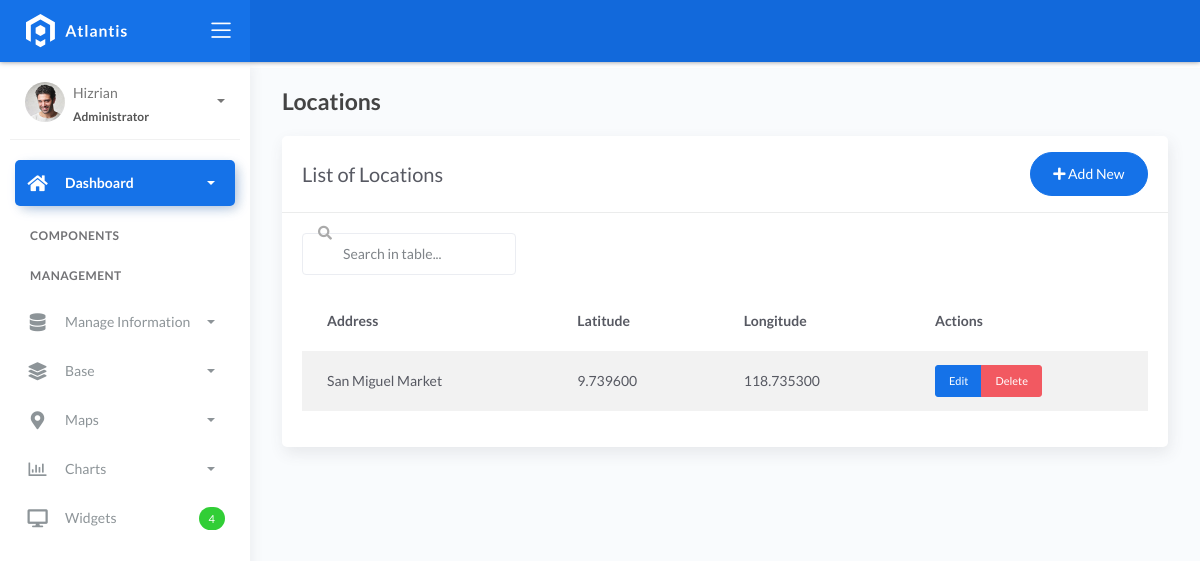
The page /locations/ on the database as committed earlier.
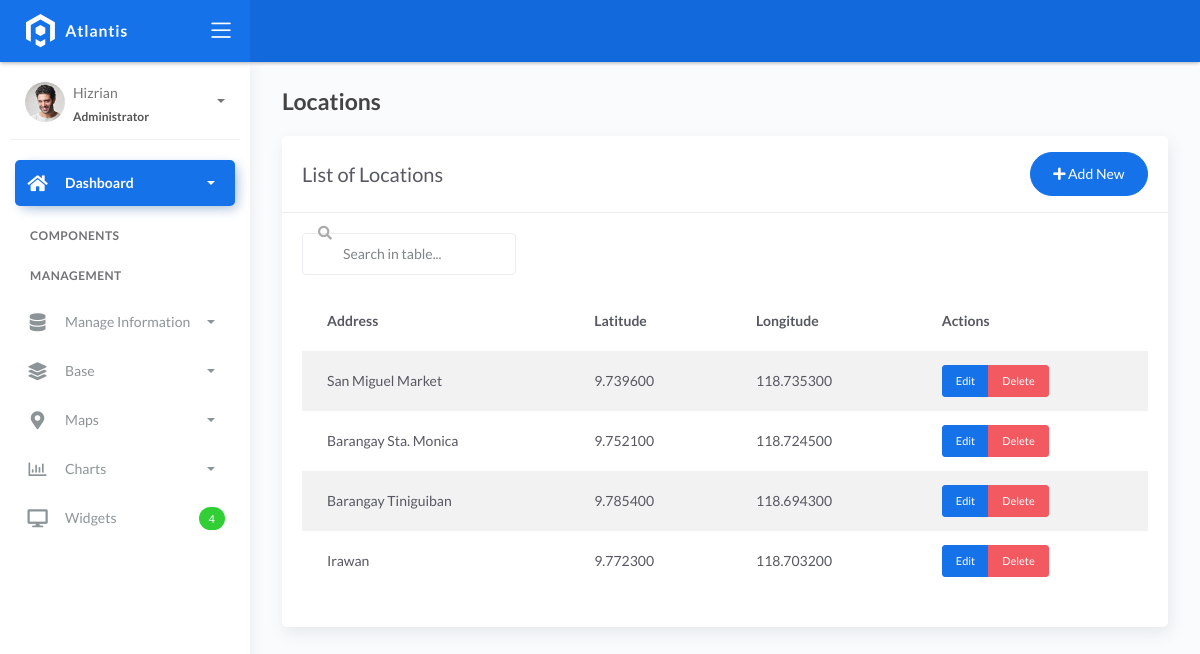
The same page on the database as committed later.
### mainsite/models.py (models this page shows, shortened)
class Location(models.Model):
    address = models.CharField(max_length=200)
    latitude = models.DecimalField(max_digits=9, decimal_places=6)
    longitude = models.DecimalField(max_digits=9, decimal_places=6)

### mainsite/views.py (the view)
# urls.py: path('locations/', views.location_list, name='location-list'),
def location_list(request):
    locations = Location.objects.all()
    return render(request, 'management/location_list.html', {'locations': locations})

### templates/management/location_list.html
{% extends 'management/base_list.html' %}
{% block page_title %}Locations{% endblock %}
{% block list_title %}List of Locations{% endblock %}
{% block add_url %}{% url 'location-add' %}{% endblock %}
{% block table_content %}
<thead>
    <tr>
        <th>Address</th>
        <th>Latitude</th>
        <th>Longitude</th>
        <th>Actions</th>
    </tr>
</thead>
<tbody>
    {% for location in locations %}
    <tr>
        <td>{{ location.address }}</td>
        <td>{{ location.latitude }}</td>
        <td>{{ location.longitude }}</td>
        <td>
            <div class="btn-group" role="group">
                <a href="{% url 'location-edit' location.pk %}" class="btn btn-primary btn-sm">Edit</a>
                <a href="{% url 'location-delete' location.pk %}" class="btn btn-danger btn-sm delete-btn">Delete</a>
            </div>
        </td>
    </tr>
    {% endfor %}
</tbody>
{% endblock %}

Rows that differ between the two databases and show on the page:
added Location: address "Barangay Sta. Monica", latitude "9.752100", longitude "118.724500"
added Location: address "Barangay Tiniguiban", latitude "9.785400", longitude "118.694300"
added Location: address "Irawan", latitude "9.772300", longitude "118.703200"
